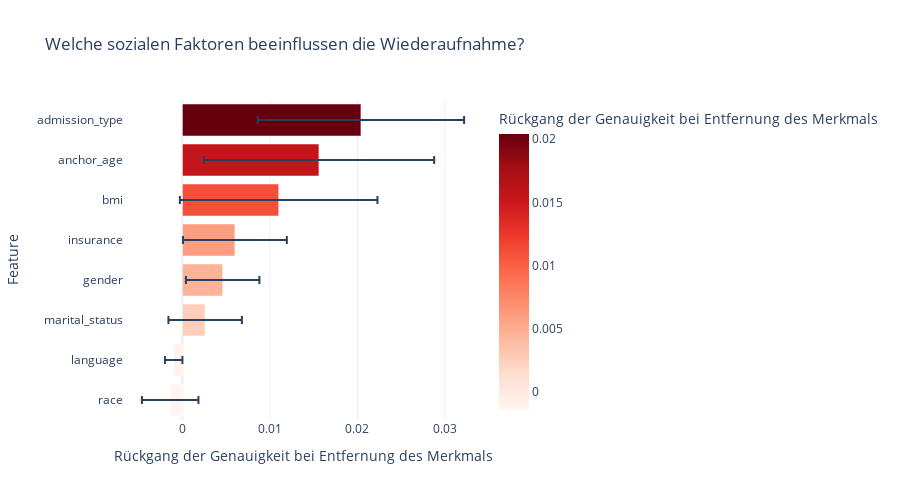

Write notebook code for a chart like this one.
### Code cell
from sklearn.inspection import permutation_importance
import pandas as pd
import plotly.express as px

print("Berechne Feature Importance (kann ca. 1-2 Min. dauern oder 5)...")

# Wir nutzen unser Express-Testset für die Berechnung
result = permutation_importance(
    classifier, X_test_fast, y_test_fast, n_repeats=10, random_state=42, n_jobs=1
)

# Ergebnisse in ein DataFrame gießen
importance_df = pd.DataFrame({
    'Feature': feature_cols,
    'Importance': result.importances_mean,
    'Std_Dev': result.importances_std
}).sort_values(by='Importance', ascending=True) # Aufsteigend für horizontalen Plot

# Plotly Bar Chart
fig = px.bar(
    importance_df, 
    x='Importance', 
    y='Feature', 
    orientation='h',
    title='Welche sozialen Faktoren beeinflussen die Wiederaufnahme?',
    labels={'Importance': 'Rückgang der Genauigkeit bei Entfernung des Merkmals'},
    error_x='Std_Dev', # Zeigt die Variabilität der Wichtigkeit
    template="plotly_white",
    color='Importance',
    color_continuous_scale='Reds'
)

fig.update_layout(height=500)
fig.show()

### Figure 1 — Plotly figure (JSON) as saved in the notebook; plotly's stock layout.template omitted (floating-point values rounded to 4 significant figures)
{"data": [{"error_x": {"array": [0.003231, 0.001, 0.0042, 0.0042, 0.005933, 0.01129, 0.01317, 0.01179]}, "hovertemplate": "Rückgang der Genauigkeit bei Entfernung des Merkmals=%{marker.color}<br>Feature=%{y}<extra></extra>", "legendgroup": "", "marker": {"color": [-0.0014, -0.001, 0.0026, 0.0046, 0.006, 0.011, 0.0156, 0.0204], "coloraxis": "coloraxis", "pattern": {"shape": ""}}, "name": "", "orientation": "h", "showlegend": false, "textposition": "auto", "type": "bar", "x": [-0.0014, -0.001, 0.0026, 0.0046, 0.006, 0.011, 0.0156, 0.0204], "xaxis": "x", "y": ["race", "language", "marital_status", "gender", "insurance", "bmi", "anchor_age", "admission_type"], "yaxis": "y"}], "layout": {"barmode": "relative", "coloraxis": {"colorbar": {"title": {"text": "Rückgang der Genauigkeit bei Entfernung des Merkmals"}}, "colorscale": [[0, "rgb(255,245,240)"], [0.125, "rgb(254,224,210)"], [0.25, "rgb(252,187,161)"], [0.375, "rgb(252,146,114)"], [0.5, "rgb(251,106,74)"], [0.625, "rgb(239,59,44)"], [0.75, "rgb(203,24,29)"], [0.875, "rgb(165,15,21)"], [1, "rgb(103,0,13)"]]}, "height": 500, "legend": {"tracegroupgap": 0}, "title": {"text": "Welche sozialen Faktoren beeinflussen die Wiederaufnahme?"}, "xaxis": {"anchor": "y", "domain": [0, 1], "title": {"text": "Rückgang der Genauigkeit bei Entfernung des Merkmals"}}, "yaxis": {"anchor": "x", "domain": [0, 1], "title": {"text": "Feature"}}}}
